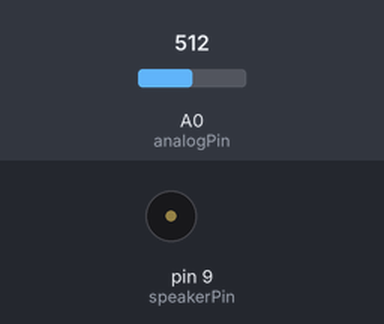
Recording of a sketch running on a simulated Arduino Uno, built with avr-gcc and run on an emulated ATmega328P. Parts: buzzer (waves = sounding). The test bench sets the inputs (shaded band); at power-on: A0 (analogPin) = 512.

Above: at 1.2 s.
1.3 s: A0 (analogPin) set to 584
2.8 s: A0 (analogPin) set to 616
At 3.3 s:
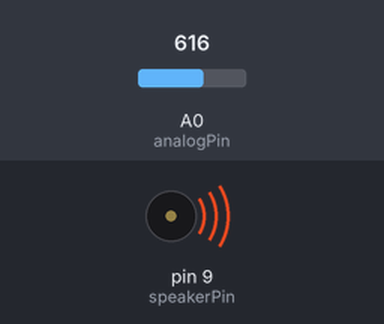
4.3 s: A0 (analogPin) set to 590
5.8 s: A0 (analogPin) set to 610
At 6.3 s:
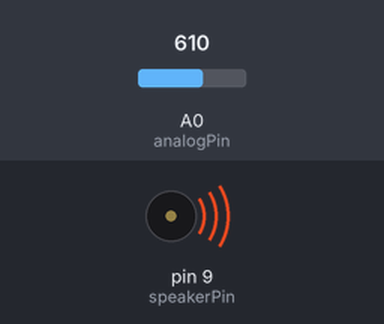
Timing chart, 0 to 8.3 s (numbered marks = the images above; inputs shaded):
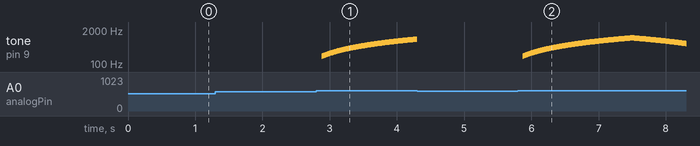

Measured:
- the behaviour switches between 599 and 600 on A0 (analogPin) (found by bisection; images 0 and 1)
- after the input at 1.3 s, every drawn part: stays the same
- after the input at 2.8 s, tone on pin 9 (speakerPin): plays 200 Hz for 0.01 s, 205 Hz for 0.01 s, 210 Hz for 0.01 s, 215 Hz for 0.01 s, 220 Hz for 0.01 s, 225 Hz for 0.01 s … (140 notes in this stretch), starting after 0.08 s
- after the input at 5.8 s, tone on pin 9 (speakerPin): plays 200 Hz for 0.01 s, 205 Hz for 0.01 s, 210 Hz for 0.01 s, 215 Hz for 0.01 s, 220 Hz for 0.01 s, 225 Hz for 0.01 s … (240 notes in this stretch), starting after 0.07 s

The sketch:

speaker.ino
```cpp
int speakerPin = 9;
int analogPin = A0;  // Connect Pi GPIO here

const int threshold = 600; // Analog value threshold to consider "HIGH"
const int stableDelay = 10;  // ms between readings
const int stableCount = 5;   // number of consecutive readings above threshold

// Returns true if analog value is stably above threshold
bool isStablyHigh() {
  int count = 0;
  for (int i = 0; i < stableCount; i++) {
    int val = analogRead(analogPin);
    if (val >= threshold) {
      count++;
    } else {
      count = 0; // reset if below threshold
    }
    delay(stableDelay);
  }
  return count == stableCount;
}

void setup() {
  pinMode(speakerPin, OUTPUT);
}

void loop() {
  // Only play sweep if analog pin is stably "HIGH"
  if (isStablyHigh()) {

    // Sweep up 200 Hz → 1000 Hz
    for (int freq = 200; freq <= 1000; freq += 5) {
      if (analogRead(analogPin) < threshold) { // stop if voltage drops
        noTone(speakerPin);
        return;
      }
      tone(speakerPin, freq);
      delay(10);
    }

    // Sweep down 1000 Hz → 200 Hz
    for (int freq = 1000; freq >= 200; freq -= 5) {
      if (analogRead(analogPin) < threshold) { // stop if voltage drops
        noTone(speakerPin);
        return;
      }
      tone(speakerPin, freq);
      delay(10);
    }

  } else {
    noTone(speakerPin); // pin not stably HIGH
  }
}
```
